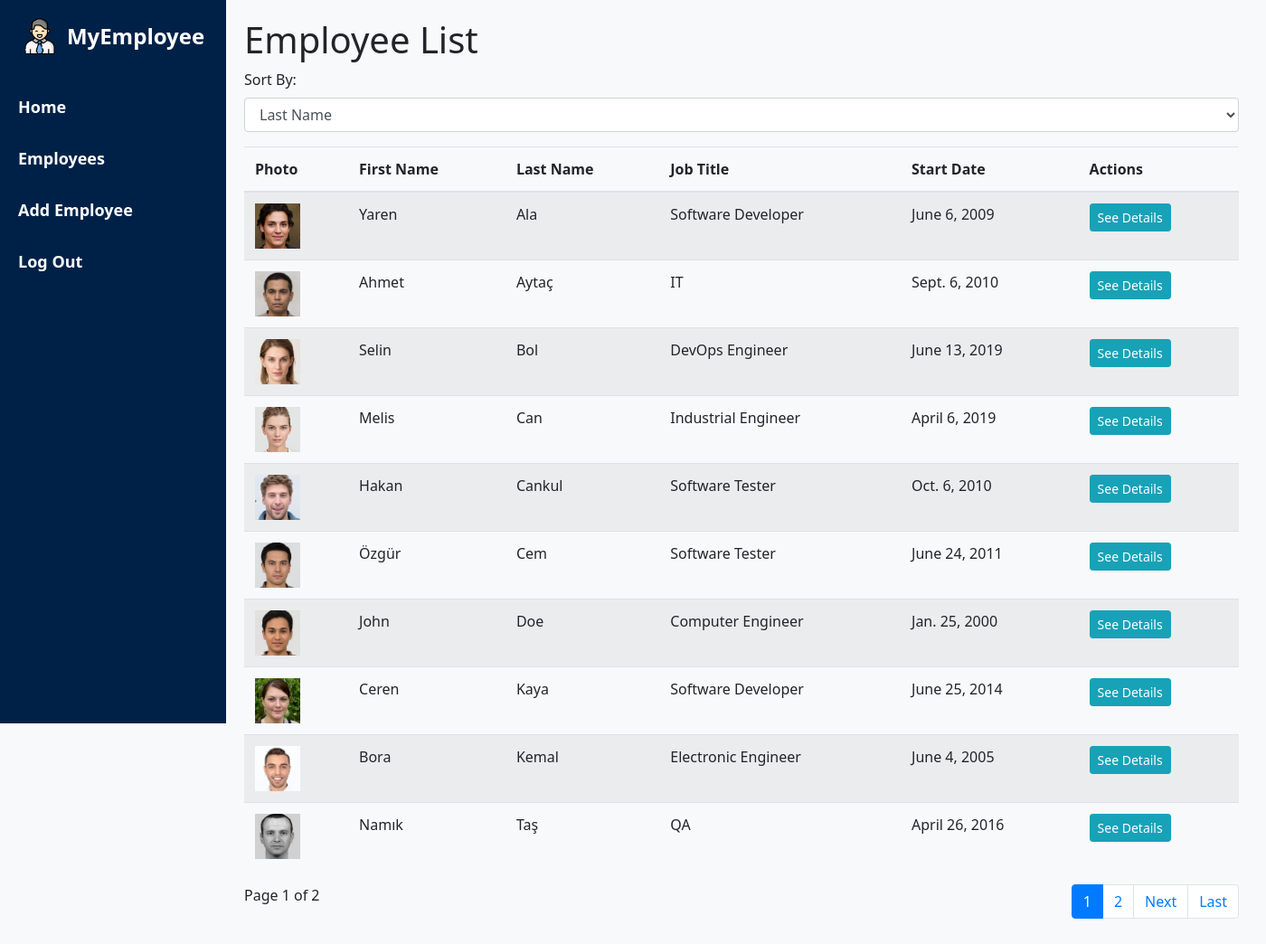
The page /api/employees/ on the database its author committed.
### MyApp/models.py (models this page shows)
class Employee(models.Model):
    first_name = models.CharField(max_length=100)
    last_name = models.CharField(max_length=100)
    job_title = models.CharField(max_length=100)
    birth_date = models.DateField(default=date.today)
    start_date = models.DateField(default=date.today)
    home_address = models.CharField(max_length=100, default='')
    mailing_address = models.CharField(max_length=100, default='')
    photo = models.ImageField(upload_to='photos/', blank=True, null=True)

### MyApp/views.py (the view)
# urls.py: path('employees/', views.employee_list, name='employee_list'),
def employee_list(request):
    sort_by = request.GET.get('sort', 'last_name')  # Default sort by 'last_name'
    if sort_by not in ['last_name', 'start_date']: # or sort by 'start_date'
        sort_by = 'last_name'
    employees = Employee.objects.all().order_by(sort_by)
    paginator = Paginator(employees, 10)  # Show 10 employees per page
    page_number = request.GET.get('page')
    page_obj = paginator.get_page(page_number)
    context = {
        'page_obj': page_obj,
        'sort_by': sort_by,
    }
    return render(request, 'employee_list.html', context)

### templates/employee_list.html (shortened to what this page needs)
{% extends 'base.html' %}
{% block content %}
<h1>Employee List</h1>
<div class="mb-3">
    <form method="get" action="{% url 'employee_list' %}">
        <div class="form-group">
            <label for="sort">Sort By:</label>
            <select id="sort" name="sort" class="form-control" onchange="this.form.submit()">
                <option value="last_name" {% if sort_by == 'last_name' %}selected{% endif %}>Last Name</option>
            </select>
        </div>
    </form>
</div>
<table class="table table-striped">
    <thead>
        <tr>
            <th>Photo</th>
            <th>First Name</th>
            <th>Last Name</th>
            <th>Job Title</th>
            <th>Start Date</th>
            <th>Actions</th>
        </tr>
    </thead>
    <tbody>
        {% for employee in page_obj %}
        <tr>
            <td>
                    <img src="{{ employee.photo.url }}" alt="{{ employee.first_name }} {{ employee.last_name }}" style="width: 50px; height: 50px; object-fit: cover;">
            </td>
            <td>{{ employee.first_name }}</td>
            <td>{{ employee.last_name }}</td>
            <td>{{ employee.job_title }}</td>
            <td>{{ employee.start_date }}</td>
            <td>
                <button type="button" class="btn btn-info btn-sm" data-toggle="modal" data-target="#employeeModal{{ employee.id }}">
                    See Details
                </button>
            </td>
        </tr>
        {% endfor %}
    </tbody>
</table>
<div class="d-flex justify-content-between">
    <div>
        <span>Page {{ page_obj.number }} of {{ page_obj.paginator.num_pages }}</span>
    </div>
    <div>
        <nav>
            <ul class="pagination">
                {% for num in page_obj.paginator.page_range %}
                    {% if page_obj.number == num %}
                        <li class="page-item active">
                            <span class="page-link">{{ num }}</span>
                        </li>
                    {% else %}
                        <li class="page-item">
                            <a class="page-link" href="?page={{ num }}{% if sort_by %}&sort={{ sort_by }}{% endif %}">{{ num }}</a>
                        </li>
                    {% endif %}
                {% endfor %}
                {% if page_obj.has_next %}
                    <li class="page-item">
                        <a class="page-link" href="?page={{ page_obj.next_page_number }}{% if sort_by %}&sort={{ sort_by }}{% endif %}">Next</a>
                    </li>
                    <li class="page-item">
                        <a class="page-link" href="?page={{ page_obj.paginator.num_pages }}{% if sort_by %}&sort={{ sort_by }}{% endif %}">Last</a>
                    </li>
                {% endif %}
            </ul>
        </nav>
    </div>
</div>
{% endblock %}

### templates/base.html (shortened to what this page needs)
<!DOCTYPE html>
<html lang="en">
<head>
    <link rel="stylesheet" href="https://maxcdn.bootstrapcdn.com/bootstrap/4.5.2/css/bootstrap.min.css">
</head>
<body>
    {% load static %}
    <div class="sidebar">
        <div class="app-name">
            <img src="{% static 'images/icon.png' %}" alt="App Icon">
            MyEmployee
        </div>
        <a href="{% url 'home' %}">Home</a>
        <a href="{% url 'employee_list' %}">Employees</a>
        <a href="{% url 'add_employee' %}">Add Employee</a>
        <a href="{% url 'login' %}">Log Out</a>
    </div>
    <div class="container">
        {% block content %}
        {% endblock %}
    </div>
</body>
</html>

### templates/base.html (style rules this page uses)
body { font-family: 'Segoe UI', Tahoma, Geneva, Verdana, sans-serif; background-color: #f8f9fa; margin: 0; padding: 0; }
.sidebar { height: 100vh; width: 250px; position: fixed; top: 0; left: 0; background-color: #002147; padding-top: 20px; color: #ffffff; display: flex; flex-direction: column; }
.sidebar .app-name { font-size: 24px; font-weight: 700; text-align: center; margin-bottom: 30px; display: flex; align-items: center; justify-content: center; }
.sidebar .app-name img { width: 40px; height: auto; margin-right: 10px; }
.sidebar a { padding: 15px 20px; text-decoration: none; color: #ffffff; display: block; font-size: 18px; font-weight: 600; }
.container { margin-left: 250px; padding: 20px; }

### rows shown on the page
Employee: photo (picture), first_name "Yaren", last_name "Ala", job_title "Software Developer", start_date "June 6, 2009"
Employee: photo (picture), first_name "Ahmet", last_name "Aytaç", job_title "IT", start_date "Sept. 6, 2010"
Employee: photo (picture), first_name "Selin", last_name "Bol", job_title "DevOps Engineer", start_date "June 13, 2019"
Employee: photo (picture), first_name "Melis", last_name "Can", job_title "Industrial Engineer", start_date "April 6, 2019"
Employee: photo (picture), first_name "Hakan", last_name "Cankul", job_title "Software Tester", start_date "Oct. 6, 2010"
Employee: photo (picture), first_name "Özgür", last_name "Cem", job_title "Software Tester", start_date "June 24, 2011"
Employee: photo (picture), first_name "John", last_name "Doe", job_title "Computer Engineer", start_date "Jan. 25, 2000"
Employee: photo (picture), first_name "Ceren", last_name "Kaya", job_title "Software Developer", start_date "June 25, 2014"
Employee: photo (picture), first_name "Bora", last_name "Kemal", job_title "Electronic Engineer", start_date "June 4, 2005"
Employee: photo (picture), first_name "Namık", last_name "Taş", job_title "QA", start_date "April 26, 2016"

### other values the page prints
{{ page_obj.number }} "1"
{{ page_obj.paginator.num_pages }} "2"
{{ num }} "1"
{{ num }} "2"
